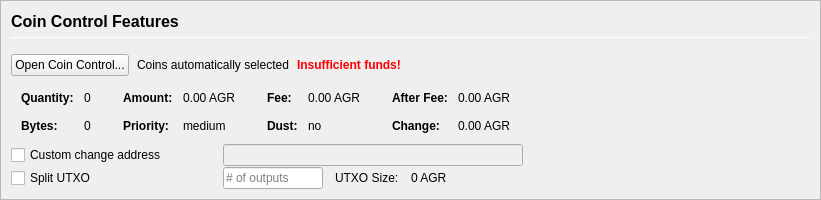
         <widget class="QFrame" name="frameCoinControl">
          <property name="sizePolicy">
           <sizepolicy hsizetype="Expanding" vsizetype="Expanding">
            <horstretch>0</horstretch>
            <verstretch>0</verstretch>
           </sizepolicy>
          </property>
          <property name="maximumSize">
           <size>
            <width>16777215</width>
            <height>16777215</height>
           </size>
          </property>
          <property name="frameShape">
           <enum>QFrame::StyledPanel</enum>
          </property>
          <property name="frameShadow">
           <enum>QFrame::Sunken</enum>
          </property>
          <layout class="QVBoxLayout" name="verticalLayoutCoinControl2">
           <property name="spacing">
            <number>0</number>
           </property>
           <property name="margin">
            <number>0</number>
           </property>
           <item>
            <widget class="QFrame" name="frameCoinControl_BG">
             <layout class="QVBoxLayout" name="verticalLayoutCoinControl" stretch="0,0,0,0,0,0">
              <property name="spacing">
               <number>1</number>
              </property>
              <property name="leftMargin">
               <number>10</number>
              </property>
              <property name="topMargin">
               <number>10</number>
              </property>
              <item>
               <layout class="QHBoxLayout" name="horizontalLayoutCoinControl1">
                <property name="bottomMargin">
                 <number>15</number>
                </property>
                <item>
                 <layout class="QVBoxLayout" name="verticalLayout_3">
                  <property name="spacing">
                   <number>6</number>
                  </property>
                  <item>
                   <widget class="QLabel" name="labelCoinControlFeatures">
                    <property name="sizePolicy">
                     <sizepolicy hsizetype="Preferred" vsizetype="Maximum">
                      <horstretch>0</horstretch>
                      <verstretch>0</verstretch>
                     </sizepolicy>
                    </property>
                    <property name="minimumSize">
                     <size>
                      <width>0</width>
                      <height>20</height>
                     </size>
                    </property>
                    <property name="font">
                     <font>
                      <pointsize>12</pointsize>
                      <weight>75</weight>
                      <bold>true</bold>
                     </font>
                    </property>
                    <property name="styleSheet">
                     <string notr="true">font-weight:bold;</string>
                    </property>
                    <property name="text">
                     <string>Coin Control Features</string>
                    </property>
                   </widget>
                  </item>
                  <item>
                   <widget class="Line" name="line">
                    <property name="minimumSize">
                     <size>
                      <width>0</width>
                      <height>1</height>
                     </size>
                    </property>
                    <property name="maximumSize">
                     <size>
                      <width>16777215</width>
                      <height>1</height>
                     </size>
                    </property>
                    <property name="orientation">
                     <enum>Qt::Horizontal</enum>
                    </property>
                   </widget>
                  </item>
                 </layout>
                </item>
               </layout>
              </item>
              <item>
               <layout class="QHBoxLayout" name="horizontalLayoutCoinControl2" stretch="0,0,0,0">
                <property name="spacing">
                 <number>8</number>
                </property>
                <property name="bottomMargin">
                 <number>10</number>
                </property>
                <item>
                 <widget class="QPushButton" name="pushButtonCoinControl">
                  <property name="styleSheet">
                   <string notr="true"/>
                  </property>
                  <property name="text">
                   <string>Open Coin Control...</string>
                  </property>
                  <property name="autoDefault">
                   <bool>false</bool>
                  </property>
                 </widget>
                </item>
                <item>
                 <widget class="QLabel" name="labelCoinControlAutomaticallySelected">
                  <property name="text">
                   <string>Coins automatically selected</string>
                  </property>
                  <property name="margin">
                   <number>5</number>
                  </property>
                 </widget>
                </item>
                <item>
                 <widget class="QLabel" name="labelCoinControlInsuffFunds">
                  <property name="font">
                   <font>
                    <weight>75</weight>
                    <bold>true</bold>
                   </font>
                  </property>
                  <property name="styleSheet">
                   <string notr="true">color:red;font-weight:bold;</string>
                  </property>
                  <property name="text">
                   <string>Insufficient funds!</string>
                  </property>
                  <property name="margin">
                   <number>5</number>
                  </property>
                 </widget>
                </item>
                <item>
                 <spacer name="horizontalSpacerCoinControl">
                  <property name="orientation">
                   <enum>Qt::Horizontal</enum>
                  </property>
                  <property name="sizeHint" stdset="0">
                   <size>
                    <width>40</width>
                    <height>1</height>
                   </size>
                  </property>
                 </spacer>
                </item>
               </layout>
              </item>
              <item>
               <widget class="QWidget" name="widgetCoinControl" native="true">
                <property name="sizePolicy">
                 <sizepolicy hsizetype="Preferred" vsizetype="Preferred">
                  <horstretch>0</horstretch>
                  <verstretch>0</verstretch>
                 </sizepolicy>
                </property>
                <property name="minimumSize">
                 <size>
                  <width>0</width>
                  <height>0</height>
                 </size>
                </property>
                <property name="styleSheet">
                 <string notr="true"/>
                </property>
                <layout class="QHBoxLayout" name="horizontalLayoutCoinControl5">
                 <property name="margin">
                  <number>0</number>
                 </property>
                 <item>
                  <layout class="QHBoxLayout" name="horizontalLayoutCoinControl3" stretch="0,0,0,1">
                   <property name="spacing">
                    <number>20</number>
                   </property>
                   <property name="topMargin">
                    <number>0</number>
                   </property>
                   <property name="bottomMargin">
                    <number>10</number>
                   </property>
                   <item>
                    <layout class="QFormLayout" name="formLayoutCoinControl1">
                     <property name="horizontalSpacing">
                      <number>10</number>
                     </property>
                     <property name="verticalSpacing">
                      <number>14</number>
                     </property>
                     <property name="leftMargin">
                      <number>10</number>
                     </property>
                     <property name="topMargin">
                      <number>4</number>
                     </property>
                     <property name="rightMargin">
                      <number>6</number>
                     </property>
                     <item row="0" column="0">
                      <widget class="QLabel" name="labelCoinControlQuantityText">
                       <property name="font">
                        <font>
                         <weight>75</weight>
                         <bold>true</bold>
                        </font>
                       </property>
                       <property name="text">
                        <string>Quantity:</string>
                       </property>
                       <property name="margin">
                        <number>0</number>
                       </property>
                      </widget>
                     </item>
                     <item row="0" column="1">
                      <widget class="QLabel" name="labelCoinControlQuantity">
                       <property name="cursor">
                        <cursorShape>IBeamCursor</cursorShape>
                       </property>
                       <property name="contextMenuPolicy">
                        <enum>Qt::ActionsContextMenu</enum>
                       </property>
                       <property name="text">
                        <string notr="true">0</string>
                       </property>
                       <property name="margin">
                        <number>0</number>
                       </property>
                       <property name="textInteractionFlags">
                        <set>Qt::LinksAccessibleByMouse|Qt::TextSelectableByKeyboard|Qt::TextSelectableByMouse</set>
                       </property>
                      </widget>
                     </item>
                     <item row="1" column="0">
                      <widget class="QLabel" name="labelCoinControlBytesText">
                       <property name="font">
                        <font>
                         <weight>75</weight>
                         <bold>true</bold>
                        </font>
                       </property>
                       <property name="text">
                        <string>Bytes:</string>
                       </property>
                      </widget>
                     </item>
                     <item row="1" column="1">
                      <widget class="QLabel" name="labelCoinControlBytes">
                       <property name="cursor">
                        <cursorShape>IBeamCursor</cursorShape>
                       </property>
                       <property name="contextMenuPolicy">
                        <enum>Qt::ActionsContextMenu</enum>
                       </property>
                       <property name="text">
                        <string notr="true">0</string>
                       </property>
                       <property name="textInteractionFlags">
                        <set>Qt::LinksAccessibleByMouse|Qt::TextSelectableByKeyboard|Qt::TextSelectableByMouse</set>
                       </property>
                      </widget>
                     </item>
                    </layout>
                   </item>
                   <item>
                    <layout class="QFormLayout" name="formLayoutCoinControl2">
                     <property name="horizontalSpacing">
                      <number>10</number>
                     </property>
                     <property name="verticalSpacing">
                      <number>14</number>
                     </property>
                     <property name="leftMargin">
                      <number>6</number>
                     </property>
                     <property name="topMargin">
                      <number>4</number>
                     </property>
                     <property name="rightMargin">
                      <number>6</number>
                     </property>
                     <item row="0" column="0">
                      <widget class="QLabel" name="labelCoinControlAmountText">
                       <property name="font">
                        <font>
                         <weight>75</weight>
                         <bold>true</bold>
                        </font>
                       </property>
                       <property name="text">
                        <string>Amount:</string>
                       </property>
                       <property name="margin">
                        <number>0</number>
                       </property>
                      </widget>
                     </item>
                     <item row="0" column="1">
                      <widget class="QLabel" name="labelCoinControlAmount">
                       <property name="cursor">
                        <cursorShape>IBeamCursor</cursorShape>
                       </property>
                       <property name="contextMenuPolicy">
                        <enum>Qt::ActionsContextMenu</enum>
                       </property>
                       <property name="text">
                        <string notr="true">0.00 AGR</string>
                       </property>
                       <property name="textInteractionFlags">
                        <set>Qt::LinksAccessibleByMouse|Qt::TextSelectableByKeyboard|Qt::TextSelectableByMouse</set>
                       </property>
                      </widget>
                     </item>
                     <item row="1" column="0">
                      <widget class="QLabel" name="labelCoinControlPriorityText">
                       <property name="font">
                        <font>
                         <weight>75</weight>
                         <bold>true</bold>
                        </font>
                       </property>
                       <property name="text">
                        <string>Priority:</string>
                       </property>
                      </widget>
                     </item>
                     <item row="1" column="1">
                      <widget class="QLabel" name="labelCoinControlPriority">
                       <property name="cursor">
                        <cursorShape>IBeamCursor</cursorShape>
                       </property>
                       <property name="contextMenuPolicy">
                        <enum>Qt::ActionsContextMenu</enum>
                       </property>
                       <property name="text">
                        <string>medium</string>
                       </property>
                       <property name="textInteractionFlags">
                        <set>Qt::LinksAccessibleByMouse|Qt::TextSelectableByKeyboard|Qt::TextSelectableByMouse</set>
                       </property>
                      </widget>
                     </item>
                    </layout>
                   </item>
                   <item>
                    <layout class="QFormLayout" name="formLayoutCoinControl3">
                     <property name="horizontalSpacing">
                      <number>10</number>
                     </property>
                     <property name="verticalSpacing">
                      <number>14</number>
                     </property>
                     <property name="leftMargin">
                      <number>6</number>
                     </property>
                     <property name="topMargin">
                      <number>4</number>
                     </property>
                     <property name="rightMargin">
                      <number>6</number>
                     </property>
                     <item row="0" column="0">
                      <widget class="QLabel" name="labelCoinControlFeeText">
                       <property name="font">
                        <font>
                         <weight>75</weight>
                         <bold>true</bold>
                        </font>
                       </property>
                       <property name="text">
                        <string>Fee:</string>
                       </property>
                       <property name="margin">
                        <number>0</number>
                       </property>
                      </widget>
                     </item>
                     <item row="0" column="1">
                      <widget class="QLabel" name="labelCoinControlFee">
                       <property name="cursor">
                        <cursorShape>IBeamCursor</cursorShape>
                       </property>
                       <property name="contextMenuPolicy">
                        <enum>Qt::ActionsContextMenu</enum>
                       </property>
                       <property name="text">
                        <string notr="true">0.00 AGR</string>
                       </property>
                       <property name="textInteractionFlags">
                        <set>Qt::LinksAccessibleByMouse|Qt::TextSelectableByKeyboard|Qt::TextSelectableByMouse</set>
                       </property>
                      </widget>
                     </item>
                     <item row="1" column="0">
                      <widget class="QLabel" name="labelCoinControlLowOutputText">
                       <property name="font">
                        <font>
                         <weight>75</weight>
                         <bold>true</bold>
                        </font>
                       </property>
                       <property name="text">
                        <string>Dust:</string>
                       </property>
                      </widget>
                     </item>
                     <item row="1" column="1">
                      <widget class="QLabel" name="labelCoinControlLowOutput">
                       <property name="cursor">
                        <cursorShape>IBeamCursor</cursorShape>
                       </property>
                       <property name="contextMenuPolicy">
                        <enum>Qt::ActionsContextMenu</enum>
                       </property>
                       <property name="text">
                        <string>no</string>
                       </property>
                       <property name="textInteractionFlags">
                        <set>Qt::LinksAccessibleByMouse|Qt::TextSelectableByKeyboard|Qt::TextSelectableByMouse</set>
                       </property>
                      </widget>
                     </item>
                    </layout>
                   </item>
                   <item>
                    <layout class="QFormLayout" name="formLayoutCoinControl4">
                     <property name="horizontalSpacing">
                      <number>10</number>
                     </property>
                     <property name="verticalSpacing">
                      <number>14</number>
                     </property>
                     <property name="leftMargin">
                      <number>6</number>
                     </property>
                     <property name="topMargin">
                      <number>4</number>
                     </property>
                     <property name="rightMargin">
                      <number>6</number>
                     </property>
                     <item row="0" column="0">
                      <widget class="QLabel" name="labelCoinControlAfterFeeText">
                       <property name="font">
                        <font>
                         <weight>75</weight>
                         <bold>true</bold>
                        </font>
                       </property>
                       <property name="text">
                        <string>After Fee:</string>
                       </property>
                       <property name="margin">
                        <number>0</number>
                       </property>
                      </widget>
                     </item>
                     <item row="0" column="1">
                      <widget class="QLabel" name="labelCoinControlAfterFee">
                       <property name="cursor">
                        <cursorShape>IBeamCursor</cursorShape>
                       </property>
                       <property name="contextMenuPolicy">
                        <enum>Qt::ActionsContextMenu</enum>
                       </property>
                       <property name="text">
                        <string notr="true">0.00 AGR</string>
                       </property>
                       <property name="textInteractionFlags">
                        <set>Qt::LinksAccessibleByMouse|Qt::TextSelectableByKeyboard|Qt::TextSelectableByMouse</set>
                       </property>
                      </widget>
                     </item>
                     <item row="1" column="0">
                      <widget class="QLabel" name="labelCoinControlChangeText">
                       <property name="font">
                        <font>
                         <weight>75</weight>
                         <bold>true</bold>
                        </font>
                       </property>
                       <property name="text">
                        <string>Change:</string>
                       </property>
                      </widget>
                     </item>
                     <item row="1" column="1">
                      <widget class="QLabel" name="labelCoinControlChange">
                       <property name="cursor">
                        <cursorShape>IBeamCursor</cursorShape>
                       </property>
                       <property name="contextMenuPolicy">
                        <enum>Qt::ActionsContextMenu</enum>
                       </property>
                       <property name="text">
                        <string notr="true">0.00 AGR</string>
                       </property>
                       <property name="textInteractionFlags">
                        <set>Qt::LinksAccessibleByMouse|Qt::TextSelectableByKeyboard|Qt::TextSelectableByMouse</set>
                       </property>
                      </widget>
                     </item>
                    </layout>
                   </item>
                  </layout>
                 </item>
                </layout>
               </widget>
              </item>
              <item>
               <layout class="QHBoxLayout" name="horizontalLayoutCoinControl4">
                <property name="spacing">
                 <number>12</number>
                </property>
                <property name="sizeConstraint">
                 <enum>QLayout::SetDefaultConstraint</enum>
                </property>
                <property name="topMargin">
                 <number>0</number>
                </property>
                <property name="rightMargin">
                 <number>0</number>
                </property>
                <item>
                 <widget class="QCheckBox" name="checkBoxCoinControlChange">
                  <property name="sizePolicy">
                   <sizepolicy hsizetype="Preferred" vsizetype="Preferred">
                    <horstretch>0</horstretch>
                    <verstretch>0</verstretch>
                   </sizepolicy>
                  </property>
                  <property name="minimumSize">
                   <size>
                    <width>200</width>
                    <height>0</height>
                   </size>
                  </property>
                  <property name="maximumSize">
                   <size>
                    <width>200</width>
                    <height>16777215</height>
                   </size>
                  </property>
                  <property name="toolTip">
                   <string>If this is activated, but the change address is empty or invalid, change will be sent to a newly generated address.</string>
                  </property>
                  <property name="text">
                   <string>Custom change address</string>
                  </property>
                 </widget>
                </item>
                <item>
                 <widget class="QValidatedLineEdit" name="lineEditCoinControlChange">
                  <property name="enabled">
                   <bool>false</bool>
                  </property>
                  <property name="sizePolicy">
                   <sizepolicy hsizetype="Preferred" vsizetype="Preferred">
                    <horstretch>0</horstretch>
                    <verstretch>0</verstretch>
                   </sizepolicy>
                  </property>
                  <property name="minimumSize">
                   <size>
                    <width>300</width>
                    <height>0</height>
                   </size>
                  </property>
                 </widget>
                </item>
                <item>
                 <widget class="QLabel" name="labelCoinControlChangeLabel">
                  <property name="sizePolicy">
                   <sizepolicy hsizetype="Preferred" vsizetype="Preferred">
                    <horstretch>0</horstretch>
                    <verstretch>0</verstretch>
                   </sizepolicy>
                  </property>
                  <property name="minimumSize">
                   <size>
                    <width>100</width>
                    <height>0</height>
                   </size>
                  </property>
                  <property name="text">
                   <string/>
                  </property>
                  <property name="margin">
                   <number>3</number>
                  </property>
                 </widget>
                </item>
               </layout>
              </item>
              <item>
               <layout class="QHBoxLayout" name="horizontalLayoutCoinControl6">
                <property name="spacing">
                 <number>12</number>
                </property>
                <property name="rightMargin">
                 <number>0</number>
                </property>
                <item>
                 <widget class="QCheckBox" name="splitBlockCheckBox">
                  <property name="sizePolicy">
                   <sizepolicy hsizetype="Preferred" vsizetype="Preferred">
                    <horstretch>0</horstretch>
                    <verstretch>0</verstretch>
                   </sizepolicy>
                  </property>
                  <property name="minimumSize">
                   <size>
                    <width>200</width>
                    <height>0</height>
                   </size>
                  </property>
                  <property name="maximumSize">
                   <size>
                    <width>200</width>
                    <height>16777215</height>
                   </size>
                  </property>
                  <property name="text">
                   <string>Split UTXO</string>
                  </property>
                 </widget>
                </item>
                <item>
                 <widget class="QLineEdit" name="splitBlockLineEdit">
                  <property name="sizePolicy">
                   <sizepolicy hsizetype="Preferred" vsizetype="Preferred">
                    <horstretch>50</horstretch>
                    <verstretch>0</verstretch>
                   </sizepolicy>
                  </property>
                  <property name="minimumSize">
                   <size>
                    <width>100</width>
                    <height>0</height>
                   </size>
                  </property>
                  <property name="maximumSize">
                   <size>
                    <width>100</width>
                    <height>16777215</height>
                   </size>
                  </property>
                  <property name="placeholderText">
                   <string># of outputs</string>
                  </property>
                 </widget>
                </item>
                <item>
                 <widget class="QLabel" name="labelBlockSizeText">
                  <property name="text">
                   <string>UTXO Size:</string>
                  </property>
                 </widget>
                </item>
                <item>
                 <widget class="QLabel" name="labelBlockSize">
                  <property name="text">
                   <string>0 AGR</string>
                  </property>
                 </widget>
                </item>
                <item>
                 <spacer name="horizontalSpacer_7">
                  <property name="orientation">
                   <enum>Qt::Horizontal</enum>
                  </property>
                  <property name="sizeHint" stdset="0">
                   <size>
                    <width>40</width>
                    <height>20</height>
                   </size>
                  </property>
                 </spacer>
                </item>
               </layout>
              </item>
              <item>
               <spacer name="verticalSpacerCoinControl">
                <property name="orientation">
                 <enum>Qt::Vertical</enum>
                </property>
                <property name="sizeHint" stdset="0">
                 <size>
                  <width>800</width>
                  <height>1</height>
                 </size>
                </property>
               </spacer>
              </item>
             </layout>
            </widget>
           </item>
          </layout>
         </widget>
